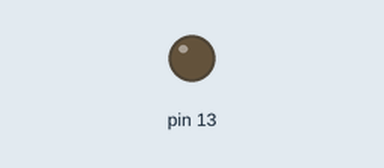
A sketch run on a simulated Arduino Uno, built with avr-gcc and run on an emulated ATmega328P. Shown: output pins drawn as LEDs (lit = HIGH).

Above: at 5.5 s.
At 11.5 s:
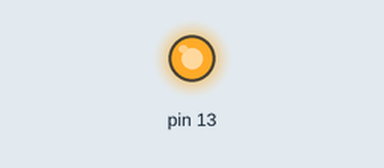
Timing chart, 0 to 16.9 s (numbered marks = the images above):
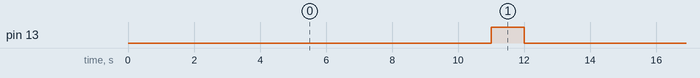

Measured:
- by itself, pin 13: alternates HIGH for 1.0 s and LOW for 12.0 s

The sketch:

Arduino_bling.ino
```cpp
void setup() {
  // put your setup code here, to run once:
  pinMode(13, OUTPUT);
}


void loop() {
  // put your main code here, to run repeatedly:
  delay(11000);
  digitalWrite(13, HIGH);
  delay(1000);
  digitalWrite(13, LOW);
  delay(1000);
}
```
